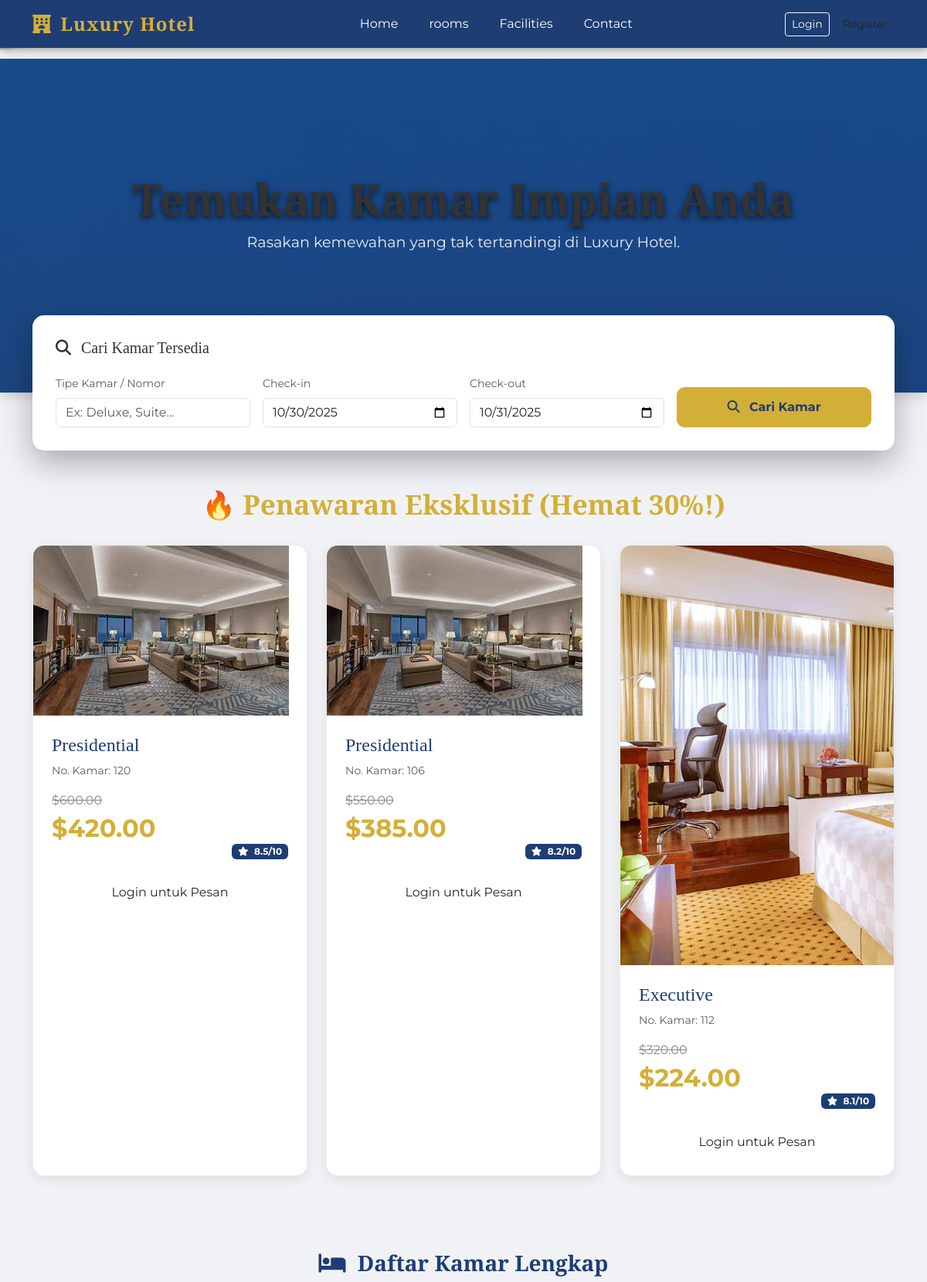
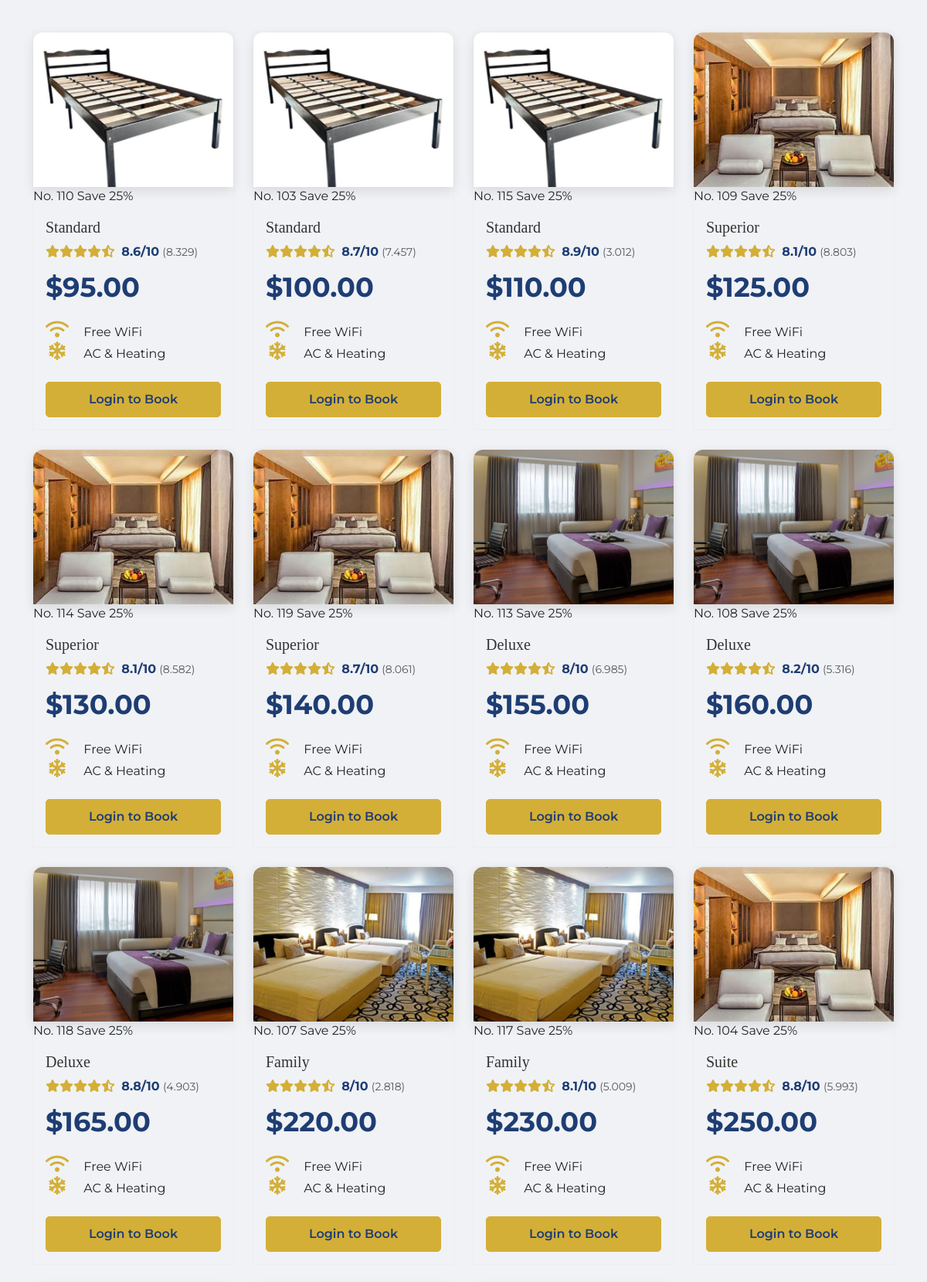
The page /rooms.php (upper part) on the database its author committed (2 pictures, top to bottom).
### tables this page shows
CREATE TABLE rooms (
id INT AUTO_INCREMENT PRIMARY KEY,
room_number VARCHAR(20) NOT NULL UNIQUE,
type VARCHAR(50) NOT NULL,
price DECIMAL(10,2) NOT NULL,
description TEXT,
image VARCHAR(255),
created_at TIMESTAMP DEFAULT CURRENT_TIMESTAMP
);

### rooms.php (the view, shortened to what this page needs)
<?php
require '../db/database.php';
$base_image_path = '../assets/foto/rooms/';
$file_map = [
    'standard' => 'standar.jpg',
    'deluxe' => 'deluxe.jpg',
    'suite' => 'suite.jpeg',
    'executive' => 'executive.jpg',
    'family' => 'family.png',
    'presidential' => 'presidential.jpeg',
    'superior' => 'suite.jpeg',
    'default' => 'hotel.jpg'
];
$stmt_all = $pdo->query("SELECT * FROM rooms ORDER BY price ASC");
$all_rooms = $stmt_all->fetchAll(PDO::FETCH_ASSOC);
$stmt_promo = $pdo->query("SELECT * FROM rooms ORDER BY price DESC LIMIT 3");
$promo_rooms = $stmt_promo->fetchAll(PDO::FETCH_ASSOC);
$promo_data = [];
$promo_room_ids = [];
foreach ($promo_rooms as $room) {
    $room_type_lower = strtolower($room['type']);
    $mapped_filename = $file_map[$room_type_lower] ?? $file_map['default'];
    $room['image_path'] = $base_image_path . $mapped_filename;
    $room['discount'] = 30;
    $room['promo_price'] = $room['price'] * (1 - ($room['discount'] / 100));
    $room['rating_score'] = round(rand(80, 89) / 10, 1);
    $promo_data[] = $room;
    $promo_room_ids[] = $room['id'];
}
$normal_rooms = array_filter($all_rooms, function($room) use ($promo_room_ids) {
    return !in_array($room['id'], $promo_room_ids);
});
$rooms_data = [];
foreach ($normal_rooms as $room) {
    $room_type_lower = strtolower($room['type']);
    $mapped_filename = $file_map[$room_type_lower] ?? $file_map['default'];
    $room['image_path'] = $base_image_path . $mapped_filename;
    $room['rating_score'] = round(rand(80, 89) / 10, 1);
    $room['review_count'] = rand(2000, 9000);
    $rooms_data[] = $room;
}
include '../include/header.php';
include '../include/navbar.php';
?>
<!DOCTYPE html>
<html lang="id">
<head>
    <link href="https://cdn.jsdelivr.net/npm/bootstrap@5.3.3/dist/css/bootstrap.min.css" rel="stylesheet">
    <link rel="stylesheet" href="https://cdnjs.cloudflare.com/ajax/libs/font-awesome/6.5.0/css/all.min.css">
</head>
<body>
<section class="search-header-bg">
    <div class="container text-center pt-5 pb-4">
        <h1 class="header-title text-center">Temukan Kamar Impian Anda</h1>
        <p class="header-subtitle">Rasakan kemewahan yang tak tertandingi di Luxury Hotel.</p>
    </div>
</section>
<div class="container">
    <div class="search-form-card">
        <h5 class="mb-4"><i class="fas fa-search me-2"></i> Cari Kamar Tersedia</h5>
        <form method="GET" action="rooms.php" class="row g-3">
            <div class="col-md-6 col-lg-3">
                <label class="form-label d-block small text-muted">Tipe Kamar / Nomor</label>
                <input type="text" name="search" class="form-control" placeholder="Ex: Deluxe, Suite..." value="<?= htmlspecialchars($_GET['search'] ?? '') ?>">
            </div>
            <div class="col-md-6 col-lg-3">
                <label class="form-label d-block small text-muted">Check-in</label>
                <input type="date" name="check_in" class="form-control" value="<?= date('Y-m-d') ?>">
            </div>
            <div class="col-md-6 col-lg-3">
                <label class="form-label d-block small text-muted">Check-out</label>
                <input type="date" name="check_out" class="form-control" value="<?= date('Y-m-d', strtotime('+1 day')) ?>">
            </div>
            <div class="col-md-6 col-lg-3 d-flex align-items-end">
                <button type="submit" class="btn btn-search w-100">
                    <i class="fas fa-search me-2"></i> Cari Kamar
                </button>
            </div>
        </form>
    </div>
</div>
<?php if (!empty($promo_data)): ?>
<section class="py-5">
    <div class="container">
        <h2 class="promo-section-title text-center text-gold">🔥 Penawaran Eksklusif (Hemat <?= $promo_data[0]['discount'] ?>%!)</h2>
        <div class="row g-4 justify-content-center">
            <?php foreach ($promo_data as $room): ?>
            <div class="col-md-4">
                <div class="promo-card-wrapper">
                    <div class="promo-img-wrapper">
                        <img src="<?= htmlspecialchars($room['image_path']) ?>" alt="<?= htmlspecialchars($room['type']) ?>" class="promo-img">
                    </div>
                    <div class="p-4">
                        <h4 style="color: var(--color-navy);"><?= htmlspecialchars($room['type']) ?></h4>
                        <p class="small text-muted mb-3">No. Kamar: <?= htmlspecialchars($room['room_number']) ?></p>
                        <div class="d-flex justify-content-between align-items-end mb-4">
                            <div>
                                <p class="price-old mb-0">$<?= number_format($room['price'], 2) ?></p>
                                <p class="price-new">$<?= number_format($room['promo_price'], 2) ?></p>
                            </div>
                            <span class="badge" style="background-color: var(--color-navy); color: white;">
                                <i class="fas fa-star me-1"></i> <?= $room['rating_score'] ?? '8.5' ?>/10
                            </span>
                        </div>
                        <?php if ($is_logged_in): ?>
                            <a href="booking.php?room_id=<?= $room['id'] ?>" class="btn btn-promo-book w-100">
                                PESAN PROMO INI
                            </a>
                        <?php else: ?>
                             <a href="../auth/login.php" class="btn btn-promo-book w-100">
                                Login untuk Pesan
                            </a>
                        <?php endif; ?>
                    </div>
                </div>
            </div>
            <?php endforeach; ?>
        </div>
    </div>
</section>
<?php endif; ?>
<section class="py-5">
    <div class="container">
        <h3 class="mb-5" style="color: var(--color-navy); font-weight: 700; text-align: center;"><i class="fas fa-bed me-2"></i> Daftar Kamar Lengkap</h3>
        <div class="row g-4" id="roomsContainer">
            <?php foreach ($rooms_data as $room): ?>
            <div class="col-sm-6 col-lg-3 room-item">
                <div class="room-card">
                    <div style="position: relative;">
                        <img src="<?= htmlspecialchars($room['image_path'] ?? '../assets/img/rooms/default.jpg') ?>"
                             alt="<?= htmlspecialchars($room['type']) ?>" class="room-img room-image">
                        <span class="room-location-tag">No. <?= htmlspecialchars($room['room_number']) ?></span>
                        <span class="room-save-tag">Save 25%</span>
                    </div>
                    <div class="room-details p-3">
                        <h5 class="room-title"><?= htmlspecialchars($room['type']) ?></h5>
                        <div class="room-rating mb-2">
                            <i class="fas fa-star text-gold"></i><i class="fas fa-star text-gold"></i><i class="fas fa-star text-gold"></i><i class="fas fa-star text-gold"></i><i class="fas fa-star-half-alt text-gold"></i>
                            <span class="ms-1 fw-bold" style="color: var(--color-navy);"><?= $room['rating_score'] ?? '8.5' ?>/10</span>
                            <span class="text-muted small">(<?= number_format($room['review_count'] ?? 500, 0, ',', '.') ?>)</span>
                        </div>
                        <div class="price-tag-large">
                            $<?= number_format($room['price'], 2) ?>
                        </div>
                        <ul class="list-unstyled mt-3">
                            <li class="feature-item"><i class="fas fa-wifi feature-icon"></i> Free WiFi</li>
                            <li class="feature-item"><i class="fas fa-snowflake feature-icon"></i> AC & Heating</li>
                        </ul>
                        <?php if ($is_logged_in): ?>
                            <a href="booking.php?room_id=<?= $room['id'] ?>" class="btn btn-book-action w-100 mt-2">
                                Book Now
                            </a>
                        <?php else: ?>
                             <a href="../auth/login.php" class="btn btn-book-action w-100 btn-login-action mt-2">
                                Login to Book
                            </a>
                        <?php endif; ?>
                    </div>
                </div>
            </div>
            <?php endforeach; ?>
        </div>
    </div>
</section>
<?php include '../include/footer.php'; ?>
</body>
</html>

### assets/style.css (style rules this page uses)
body { font-family: 'Montserrat', sans-serif; color: #333; margin: 0; padding: 0; overflow-x: hidden; background-color: #fff; }
h1, h2, h3, h4, h5, h6 { font-family: 'Playfair Display', serif; }
.text-gold { color: #d4af37 !important; }
.room-card { transition: all 0.3s ease; border: 1px solid #eee; }
.room-img { width: 100%; height: 100%; object-fit: cover; transition: transform 0.5s ease; }

### rooms.php (style rules this page uses)
:root { --color-navy: #1e3d73; --color-gold: #d4af37; --color-red: #dc3545; --color-text-dark: #333; }
body { font-family: 'Montserrat', sans-serif; background-color: #f0f2f5; padding-top: 76px; }
h1, h2, h3, h4, h5, h6 { font-family: 'Playfair Display', serif; color: var(--color-text-dark); }
.text-gold { color: var(--color-gold) !important; }
.room-image { height: 200px; object-fit: cover; width: 100%; border-radius: 12px 12px 0 0; box-shadow: 0 5px 15px rgba(0,0,0,0.1); }
.price-tag-large { font-size: 2.2rem; font-weight: 700; color: var(--color-navy); margin-bottom: 0.5rem; }
.feature-icon { color: var(--color-gold); margin-right: 15px; font-size: 1.5rem; width: 30px; text-align: center; }
.search-header-bg { background: linear-gradient(rgba(30, 61, 115, 0.8), rgba(30, 61, 115, 0.9)), url('../assets/foto/hotel.jpg') center center/cover no-repeat fixed; padding: 100px 0 140px 0; color: white; box-shadow: 0 5px 15px rgba(0,0,0,0.15); position: relative; }
.header-title { font-family: 'Playfair Display', serif; font-size: 3.5rem; font-weight: 700; text-shadow: 0 3px 8px rgba(0,0,0,0.7); }
.header-subtitle { font-size: 1.2rem; color: rgba(255, 255, 255, 0.9); }
.search-form-card { background: white; border-radius: 15px; box-shadow: 0 15px 40px rgba(0,0,0,0.3); padding: 30px; margin-top: -100px; position: relative; z-index: 10; }
.btn-search { background-color: var(--color-gold); border-color: var(--color-gold); color: var(--color-navy); font-weight: 700; padding: 0.8rem 1rem; border-radius: 10px; }
.promo-section-title { color: var(--color-navy); font-size: 2.2rem; font-weight: 700; margin-bottom: 2rem; }
.promo-card-wrapper { transition: transform 0.3s ease-in-out; border: 1px solid #eee; border-radius: 15px; overflow: hidden; background: white; box-shadow: 0 5px 15px rgba(0,0,0,0.08); height: 100%; }
.price-old { text-decoration: line-through; color: #888; font-size: 1rem; }
.price-new { font-size: 2rem; font-weight: 700; color: var(--color-gold); }
.btn-book-action { background-color: var(--color-navy); border-color: var(--color-navy); color: white; font-weight: 600; border-radius: 5px; padding: 0.6rem; }
.btn-login-action { background-color: var(--color-gold); color: var(--color-navy); border: 1px solid var(--color-gold); }

### rows shown on the page
rooms: type "Presidential", room_number "120", price "600.00", promo_price "420.00", rating_score "8.5"
rooms: type "Presidential", room_number "106", price "550.00", promo_price "385.00", rating_score "8.2"
rooms: shows a picture, type "Executive", room_number "112", price "320.00", promo_price "224.00", rating_score "8.1"
rooms: room_number "110", type "Standard", rating_score "8.6", review_count "8.329", price "95.00"
rooms: room_number "103", type "Standard", rating_score "8.7", review_count "7.457", price "100.00"
rooms: room_number "115", type "Standard", rating_score "8.9", review_count "3.012", price "110.00"
rooms: room_number "109", type "Superior", rating_score "8.1", review_count "8.803", price "125.00"
rooms: room_number "114", type "Superior", rating_score "8.1", review_count "8.582", price "130.00"
rooms: room_number "119", type "Superior", rating_score "8.7", review_count "8.061", price "140.00"
rooms: room_number "113", type "Deluxe", rating_score "8", review_count "6.985", price "155.00"
rooms: room_number "108", type "Deluxe", rating_score "8.2", review_count "5.316", price "160.00"
rooms: room_number "118", type "Deluxe", rating_score "8.8", review_count "4.903", price "165.00"
rooms: room_number "107", type "Family", rating_score "8", review_count "2.818", price "220.00"
rooms: room_number "117", type "Family", rating_score "8.1", review_count "5.009", price "230.00"
rooms: room_number "104", type "Suite", rating_score "8.8", review_count "5.993", price "250.00"

### other values the page prints
$promo_data[0]['discount'] "30"
